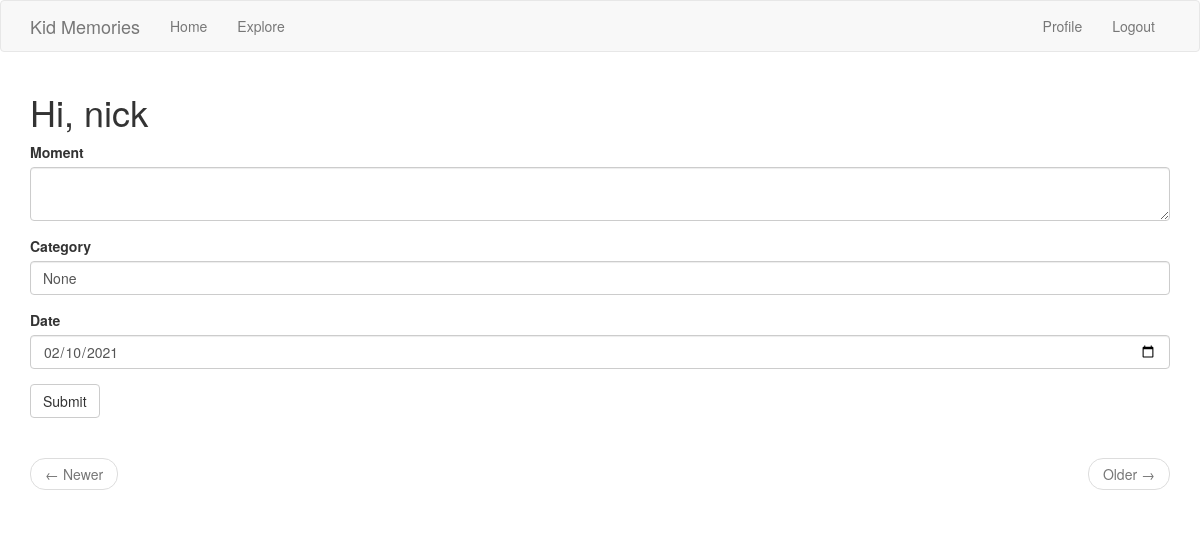
The page /index (signed in) on the database as committed earlier.
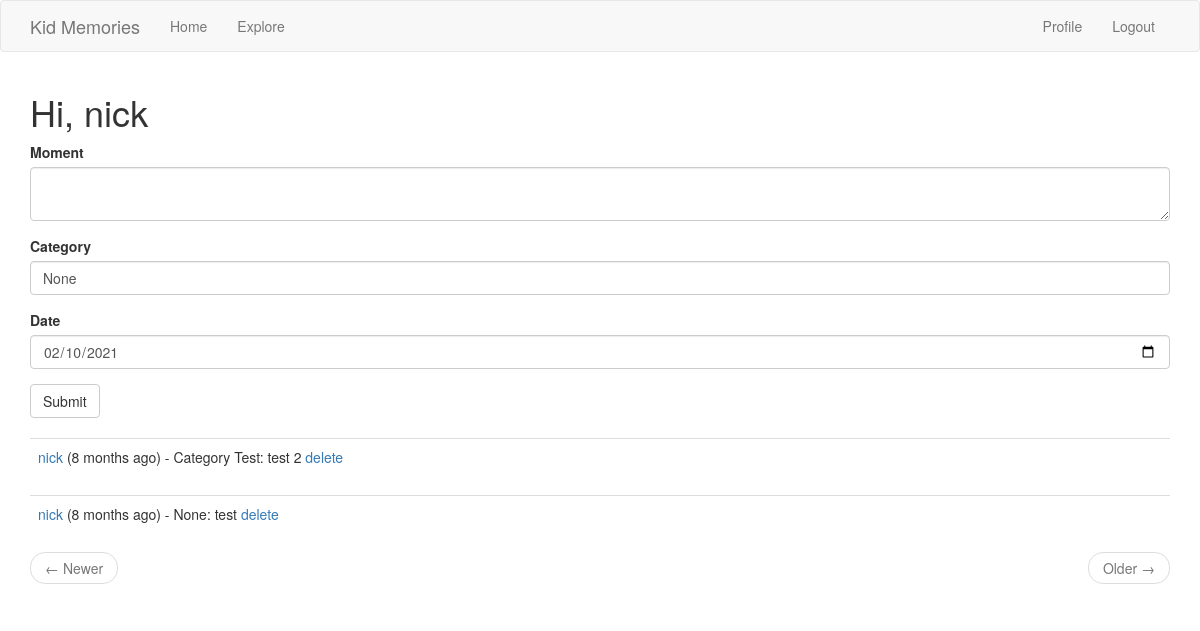
The same page on the database as committed later.
### app/models.py (models this page shows, shortened)
class Post(db.Model):
    id = db.Column(db.Integer, primary_key=True)
    body = db.Column(db.String(140))
    category = db.Column(db.String(25), nullable=True)
    eventdate = db.Column(db.DateTime, default=datetime.utcnow)
    timestamp = db.Column(db.DateTime, index=True, default=datetime.utcnow)
    user_id = db.Column(db.Integer, db.ForeignKey('user.id'))
    image = db.Column(db.String(255), nullable = True)

### app/main/routes.py (the view)
@bp.route('/', methods=['GET', 'POST'])
@bp.route('/index', methods=['GET', 'POST'])
@login_required
def index():
    form = PostForm()
    if form.validate_on_submit():
        post = Post(body=form.post.data, author=current_user, category=form.category.data, eventdate=form.eventdate.data)
        db.session.add(post)
        db.session.commit()
        flash('Moment added')
        return redirect(url_for('main.index'))
    page = request.args.get('page', 1, type=int)
    posts = current_user.followed_posts().paginate(
        page, current_app.config['POSTS_PER_PAGE'], False)
    next_url = url_for('main.index', page=posts.next_num) \
        if posts.has_next else None
    prev_url = url_for('main.index', page=posts.prev_num) \
        if posts.has_prev else None
    return render_template('index.html', title='Home', form=form,posts=posts.items, next_url=next_url,prev_url=prev_url)

### app/main/forms.py
class PostForm(FlaskForm):
    post = TextAreaField('Moment', validators=[DataRequired()])
    category = StringField('Category', default='None')
    eventdate = DateField('Date', default=datetime.today() )
    submit = SubmitField('Submit')

### app/main/routes.py (called while the page is built)
@bp.before_app_request
def before_request():
    if current_user.is_authenticated:
        current_user.last_seen = datetime.utcnow()
        db.session.commit()

### app/models.py (called while the page is built)
@login.user_loader
def load_user(id):
    return User.query.get(int(id))

    def followed_posts(self):
        followed = Post.query.join(
            followers, (followers.c.followed_id == Post.user_id)).filter(
                followers.c.follower_id == self.id)
        own = Post.query.filter_by(user_id=self.id)
        return followed.union(own).order_by(Post.timestamp.desc())

### app/templates/index.html
{% extends "base.html" %}
{% import 'bootstrap/wtf.html' as wtf %}
{% block app_content %}
    <h1>Hi, {{ current_user.username }}</h1>
    {% if form %}
    {{ wtf.quick_form(form) }}
    <br>
    {% endif %}
    {% for post in posts %}
        {% include '_post.html' %}
    {% endfor %}
    <nav aria-label="...">
        <ul class="pager">
            <li class="previous{% if not prev_url %} disabled{% endif %}">
                <a href="{{ prev_url or '#' }}">
                    <span aria-hidden="true">&larr;</span> Newer
                </a>
            </li>
            <li class="next{% if not next_url %} disabled{% endif %}">
                <a href="{{ next_url or '#' }}">
                    Older <span aria-hidden="true">&rarr;</span>
                </a>
            </li>
        </ul>
    </nav>
{% endblock %}

### app/templates/_post.html (shortened to what this page needs)
<table class="table table-hover">
        <tr>
            <td>
            {{ user_link }} ({{ moment(post.eventdate).fromNow() }}) - {{post.category}}: {{ post.body }}
            {% if post.author.username == current_user.username %}
                 <a href="{{ url_for('main.deletenote', id=post.id) }}">delete</a>
            {% endif %}
            </td>
        </tr>
    </table>

Rows that differ between the two databases and show on the page:
added Post: user_link "nick", eventdate "8 months ago", category "Category Test", body "test 2"
added Post: user_link "nick", eventdate "8 months ago", category "None", body "test"
